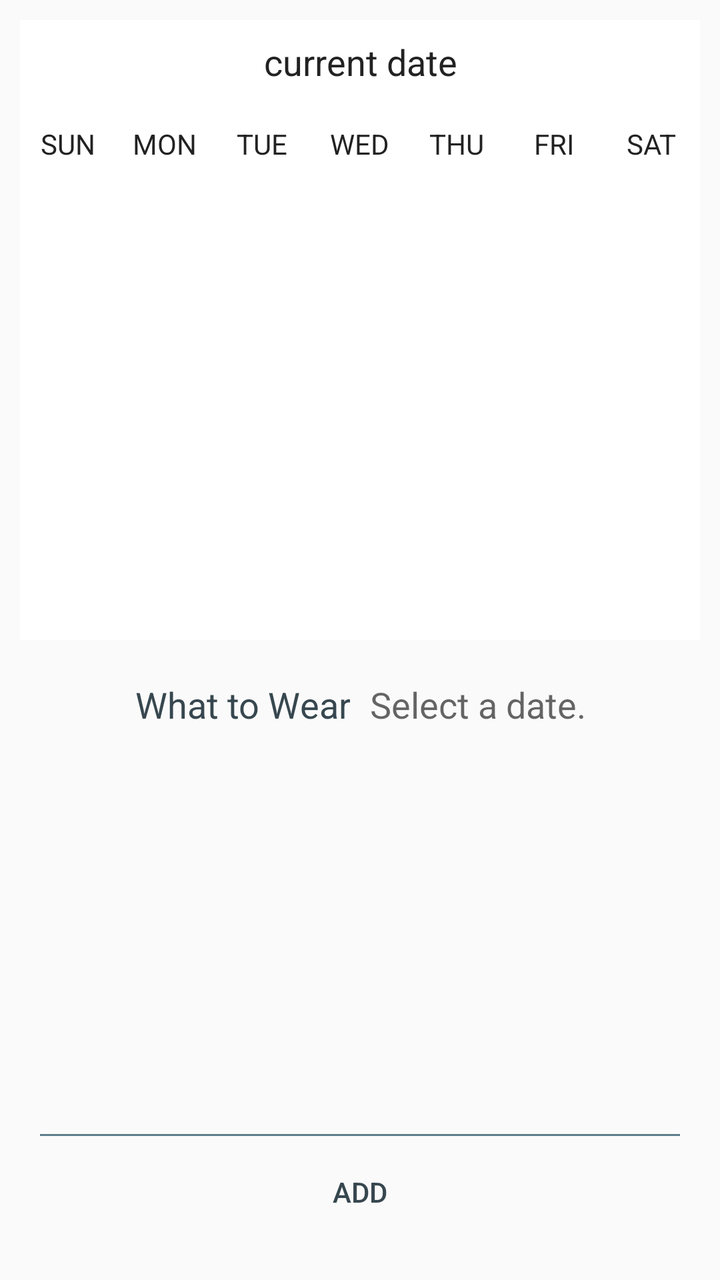
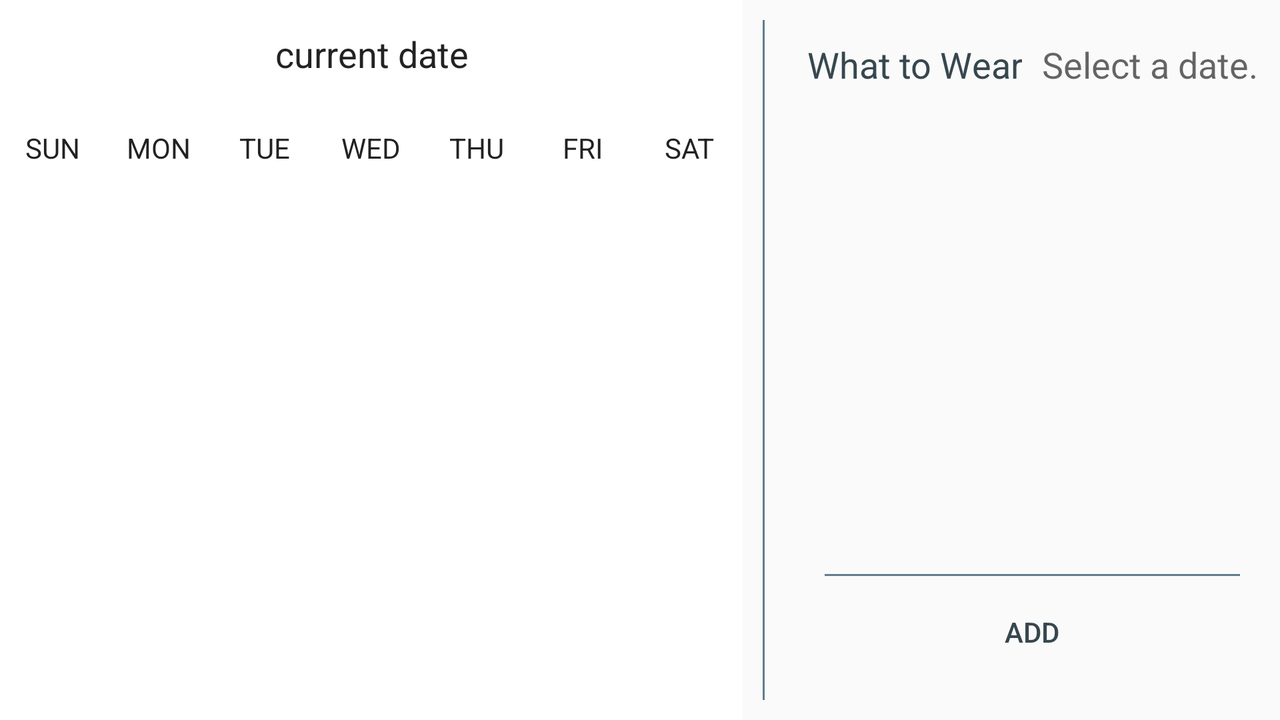

The same Android screen from two of the app's own layout files: first res/layout/ as a phone draws it, then the author's variant for another configuration, drawn on a device whose configuration selects that folder. Both files follow.
<!-- AndroidManifest.xml: activity theme AppTheme.NoActionBar -->
<!-- res/layout/fragment_calendar.xml -->
<LinearLayout xmlns:android="http://schemas.android.com/apk/res/android"
    android:layout_width="match_parent"
    android:layout_height="match_parent"
    android:orientation="vertical">

    <LinearLayout
        xmlns:android="http://schemas.android.com/apk/res/android"
        android:orientation="vertical"
        android:layout_margin="10dp"
        android:layout_width="match_parent"
        android:layout_height="0dp"
        android:layout_weight="1"
        android:background="@android:color/white">

        
        <RelativeLayout
            android:layout_width="match_parent"
            android:layout_height="wrap_content"
            android:paddingBottom="12dp"
            android:paddingLeft="30dp"
            android:paddingRight="30dp">

            
            <ImageView
                android:id="@+id/calendarPrevButton"
                android:layout_width="30dp"
                android:layout_height="30dp"
                android:layout_centerVertical="true"
                android:layout_alignParentLeft="true"
                android:src="@drawable/ic_keyboard_arrow_left"/>

            
            <TextView
                android:id="@+id/calendarDateDisplay"
                android:layout_width="wrap_content"
                android:layout_height="wrap_content"
                android:layout_centerVertical="true"
                android:layout_centerHorizontal="true"
                android:layout_toRightOf="@+id/calendarPrevButton"
                android:layout_toLeftOf="@+id/calendarNextButton"
                android:gravity="center"
                android:textAppearance="@android:style/TextAppearance.Medium"
                android:textColor="#222222"
                android:text="current date"/>

            
            <ImageView
                android:id="@+id/calendarNextButton"
                android:layout_width="30dp"
                android:layout_height="30dp"
                android:layout_centerVertical="true"
                android:layout_alignParentRight="true"
                android:src="@drawable/ic_keyboard_arrow_right"/>
        </RelativeLayout>

        
        <LinearLayout
            android:id="@+id/calendarHeader"
            android:layout_width="match_parent"
            android:layout_height="40dp"
            android:gravity="center_vertical"
            android:orientation="horizontal">

            <TextView
                android:layout_width="0dp"
                android:layout_height="wrap_content"
                android:layout_weight="1"
                android:gravity="center_horizontal"
                android:textColor="#222222"
                android:text="@string/sun"/>

            <TextView
                android:layout_width="0dp"
                android:layout_height="wrap_content"
                android:layout_weight="1"
                android:gravity="center_horizontal"
                android:textColor="#222222"
                android:text="@string/mon"/>

            <TextView
                android:layout_width="0dp"
                android:layout_height="wrap_content"
                android:layout_weight="1"
                android:gravity="center_horizontal"
                android:textColor="#222222"
                android:text="@string/tue"/>

            <TextView
                android:layout_width="0dp"
                android:layout_height="wrap_content"
                android:layout_weight="1"
                android:gravity="center_horizontal"
                android:textColor="#222222"
                android:text="@string/wed"/>

            <TextView
                android:layout_width="0dp"
                android:layout_height="wrap_content"
                android:layout_weight="1"
                android:gravity="center_horizontal"
                android:textColor="#222222"
                android:text="@string/thu"/>

            <TextView
                android:layout_width="0dp"
                android:layout_height="wrap_content"
                android:layout_weight="1"
                android:gravity="center_horizontal"
                android:textColor="#222222"
                android:text="@string/fri"/>

            <TextView
                android:layout_width="0dp"
                android:layout_height="wrap_content"
                android:layout_weight="1"
                android:gravity="center_horizontal"
                android:textColor="#222222"
                android:text="@string/sat"/>
        </LinearLayout>

        
        <GridView
            android:id="@+id/calendarGrid"
            android:layout_width="match_parent"
            android:layout_height="match_parent"
            android:numColumns="7"/>
    </LinearLayout>

    <RelativeLayout
        android:layout_width="match_parent"
        android:layout_height="0dp"
        android:layout_weight="1">

        <LinearLayout
            android:id="@+id/linearLayoutTexts"
            android:layout_alignParentTop="true"
            android:orientation="horizontal"
            android:layout_margin="10dp"
            android:layout_width="match_parent"
            android:layout_height="wrap_content">

            <TextView
                android:id="@+id/textWhatToWearOn"
                android:text="@string/whattowear"
                android:textSize="18sp"
                android:textColor="@color/colorPrimaryDark"
                android:gravity="end"
                android:layout_gravity="end|top"
                android:layout_weight="1"
                android:layout_marginRight="10dp"
                android:layout_width="0dp"
                android:layout_height="wrap_content" />

            <TextView
                android:id="@+id/textCalendarChosenDate"
                android:hint="@string/selectadate"
                android:textSize="18sp"
                android:gravity="start"
                android:layout_gravity="start|top"
                android:layout_width="0dp"
                android:layout_weight="1"
                android:layout_height="wrap_content" />
        </LinearLayout>

        <GridView
            android:id="@+id/gridViewCalendarImage"
            android:layout_below="@+id/linearLayoutTexts"
            android:layout_above="@+id/linearLayoutButtons"
            android:numColumns="3"
            android:verticalSpacing="10dp"
            android:horizontalSpacing="10dp"
            android:gravity="center"
            android:layout_width="match_parent"
            android:layout_height="wrap_content"
            android:layout_margin="10dp">
        </GridView>

        <View
            android:layout_below="@+id/gridViewCalendarImage"
            android:layout_width="match_parent"
            android:layout_height="1dp"
            android:background="@color/colorPrimary"
            android:layout_marginLeft="20dp"
            android:layout_marginRight="20dp" />

        <LinearLayout
            android:id="@+id/linearLayoutButtons"
            android:layout_alignParentBottom="true"
            android:layout_marginLeft="20dp"
            android:layout_marginRight="20dp"
            android:layout_marginTop="5dp"
            android:layout_marginBottom="20dp"
            android:layout_width="match_parent"
            android:layout_height="wrap_content">

            <Button
                android:id="@+id/buttonCalendarAdd"
                android:text="@string/add"
                android:textColor="@color/colorPrimaryDark"
                android:layout_width="0dp"
                android:layout_height="wrap_content"
                android:layout_weight="1"
                style="@style/Widget.AppCompat.Button.Borderless"
                android:theme="@style/FlatButton"/>

            <Button
                android:id="@+id/buttonCalendarDelete"
                android:text="@string/delete"
                android:layout_width="0dp"
                android:layout_height="wrap_content"
                android:layout_weight="1"
                style="@style/Widget.AppCompat.Button.Borderless"
                android:theme="@style/FlatButton"
                android:visibility="gone"/>
        </LinearLayout>
    </RelativeLayout>
</LinearLayout>
<!-- resources referenced by this layout -->
<resources>
  <color name="colorPrimary">#607D8B</color>
  <color name="colorPrimaryDark">#37474F</color>
  <string name="add">Add</string>
  <string name="delete">Delete</string>
  <string name="fri">FRI</string>
  <string name="mon">MON</string>
  <string name="sat">SAT</string>
  <string name="selectadate">Select a date.</string>
  <string name="sun">SUN</string>
  <string name="thu">THU</string>
  <string name="tue">TUE</string>
  <string name="wed">WED</string>
  <string name="whattowear">What to Wear</string>
  <style name="FlatButton" parent="Theme.AppCompat.Light">
          <item name="colorControlHighlight">@color/colorPrimaryLight</item>
      </style>
  <style name="AppTheme.NoActionBar">
          <item name="windowActionBar">false</item>
          <item name="windowNoTitle">true</item>
      </style>
  <color name="colorPrimaryLight">#B0BEC5</color>
</resources>
<!-- res/layout-land/fragment_calendar.xml (the author's variant of the layout above) -->
<!-- drawn on the phone turned sideways -->
<LinearLayout xmlns:android="http://schemas.android.com/apk/res/android"
    android:layout_width="match_parent"
    android:layout_height="match_parent"
    android:orientation="horizontal">

    <LinearLayout
        xmlns:android="http://schemas.android.com/apk/res/android"
        android:orientation="vertical"
        android:layout_width="0dp"
        android:layout_height="match_parent"
        android:layout_weight="3"
        android:background="@android:color/white">

        
        <RelativeLayout
            android:layout_width="match_parent"
            android:layout_height="wrap_content"
            android:paddingTop="12dp"
            android:paddingBottom="12dp"
            android:paddingLeft="30dp"
            android:paddingRight="30dp">

            <ImageView
                android:id="@+id/calendarPrevButton"
                android:layout_width="30dp"
                android:layout_height="30dp"
                android:layout_centerVertical="true"
                android:layout_alignParentLeft="true"
                android:src="@drawable/ic_keyboard_arrow_left"/>

            <TextView
                android:id="@+id/calendarDateDisplay"
                android:layout_width="wrap_content"
                android:layout_height="wrap_content"
                android:layout_centerVertical="true"
                android:layout_toRightOf="@+id/calendarPrevButton"
                android:layout_toLeftOf="@+id/calendarNextButton"
                android:gravity="center"
                android:textAppearance="@android:style/TextAppearance.Medium"
                android:textColor="#222222"
                android:text="current date"/>

            <ImageView
                android:id="@+id/calendarNextButton"
                android:layout_width="30dp"
                android:layout_height="30dp"
                android:layout_centerVertical="true"
                android:layout_alignParentRight="true"
                android:src="@drawable/ic_keyboard_arrow_right"/>
        </RelativeLayout>

        <LinearLayout
            android:id="@+id/calendarHeader"
            android:layout_width="match_parent"
            android:layout_height="40dp"
            android:gravity="center_vertical"
            android:orientation="horizontal">

            <TextView
                android:layout_width="0dp"
                android:layout_height="wrap_content"
                android:layout_weight="1"
                android:gravity="center_horizontal"
                android:textColor="#222222"
                android:text="@string/sun"/>

            <TextView
                android:layout_width="0dp"
                android:layout_height="wrap_content"
                android:layout_weight="1"
                android:gravity="center_horizontal"
                android:textColor="#222222"
                android:text="@string/mon"/>

            <TextView
                android:layout_width="0dp"
                android:layout_height="wrap_content"
                android:layout_weight="1"
                android:gravity="center_horizontal"
                android:textColor="#222222"
                android:text="@string/tue"/>

            <TextView
                android:layout_width="0dp"
                android:layout_height="wrap_content"
                android:layout_weight="1"
                android:gravity="center_horizontal"
                android:textColor="#222222"
                android:text="@string/wed"/>

            <TextView
                android:layout_width="0dp"
                android:layout_height="wrap_content"
                android:layout_weight="1"
                android:gravity="center_horizontal"
                android:textColor="#222222"
                android:text="@string/thu"/>

            <TextView
                android:layout_width="0dp"
                android:layout_height="wrap_content"
                android:layout_weight="1"
                android:gravity="center_horizontal"
                android:textColor="#222222"
                android:text="@string/fri"/>

            <TextView
                android:layout_width="0dp"
                android:layout_height="wrap_content"
                android:layout_weight="1"
                android:gravity="center_horizontal"
                android:textColor="#222222"
                android:text="@string/sat"/>
        </LinearLayout>

        <GridView
            android:id="@+id/calendarGrid"
            android:layout_width="match_parent"
            android:layout_height="match_parent"
            android:numColumns="7"/>
    </LinearLayout>

    <View
        android:layout_width="1dp"
        android:layout_height="match_parent"
        android:background="@color/colorPrimary"
        android:layout_margin="10dp" />

    <RelativeLayout
        android:layout_width="0dp"
        android:layout_height="match_parent"
        android:layout_marginTop="10dp"
        android:layout_weight="2">

        <LinearLayout
            android:id="@+id/linearLayoutTexts"
            android:layout_alignParentTop="true"
            android:orientation="horizontal"
            android:layout_margin="10dp"
            android:layout_width="match_parent"
            android:layout_height="wrap_content">

            <TextView
                android:id="@+id/textWhatToWearOn"
                android:text="@string/whattowear"
                android:textSize="18sp"
                android:textColor="@color/colorPrimaryDark"
                android:gravity="end"
                android:layout_gravity="end|top"
                android:layout_weight="1"
                android:layout_marginRight="10dp"
                android:layout_width="0dp"
                android:layout_height="wrap_content" />

            <TextView
                android:id="@+id/textCalendarChosenDate"
                android:hint="@string/selectadate"
                android:textSize="18sp"
                android:gravity="start"
                android:layout_gravity="start|top"
                android:layout_width="0dp"
                android:layout_weight="1"
                android:layout_height="wrap_content" />
        </LinearLayout>

        <GridView
            android:id="@+id/gridViewCalendarImage"
            android:layout_below="@+id/linearLayoutTexts"
            android:layout_above="@+id/linearLayoutButtons"
            android:numColumns="3"
            android:verticalSpacing="10dp"
            android:horizontalSpacing="10dp"
            android:gravity="center"
            android:layout_width="match_parent"
            android:layout_height="wrap_content"
            android:layout_margin="10dp">
        </GridView>

        <View
            android:layout_below="@+id/gridViewCalendarImage"
            android:layout_width="match_parent"
            android:layout_height="1dp"
            android:background="@color/colorPrimary"
            android:layout_marginLeft="20dp"
            android:layout_marginRight="20dp" />

        <LinearLayout
            android:id="@+id/linearLayoutButtons"
            android:layout_alignParentBottom="true"
            android:layout_marginLeft="20dp"
            android:layout_marginRight="20dp"
            android:layout_marginTop="5dp"
            android:layout_marginBottom="20dp"
            android:layout_width="match_parent"
            android:layout_height="wrap_content">

            <Button
                android:id="@+id/buttonCalendarAdd"
                android:text="@string/add"
                android:textColor="@color/colorPrimaryDark"
                android:layout_width="0dp"
                android:layout_height="wrap_content"
                android:layout_weight="1"
                style="@style/Widget.AppCompat.Button.Borderless"
                android:theme="@style/FlatButton"/>

            <Button
                android:id="@+id/buttonCalendarDelete"
                android:text="@string/delete"
                android:layout_width="0dp"
                android:layout_height="wrap_content"
                android:layout_weight="1"
                style="@style/Widget.AppCompat.Button.Borderless"
                android:theme="@style/FlatButton"
                android:visibility="gone"/>
        </LinearLayout>
    </RelativeLayout>
</LinearLayout>
